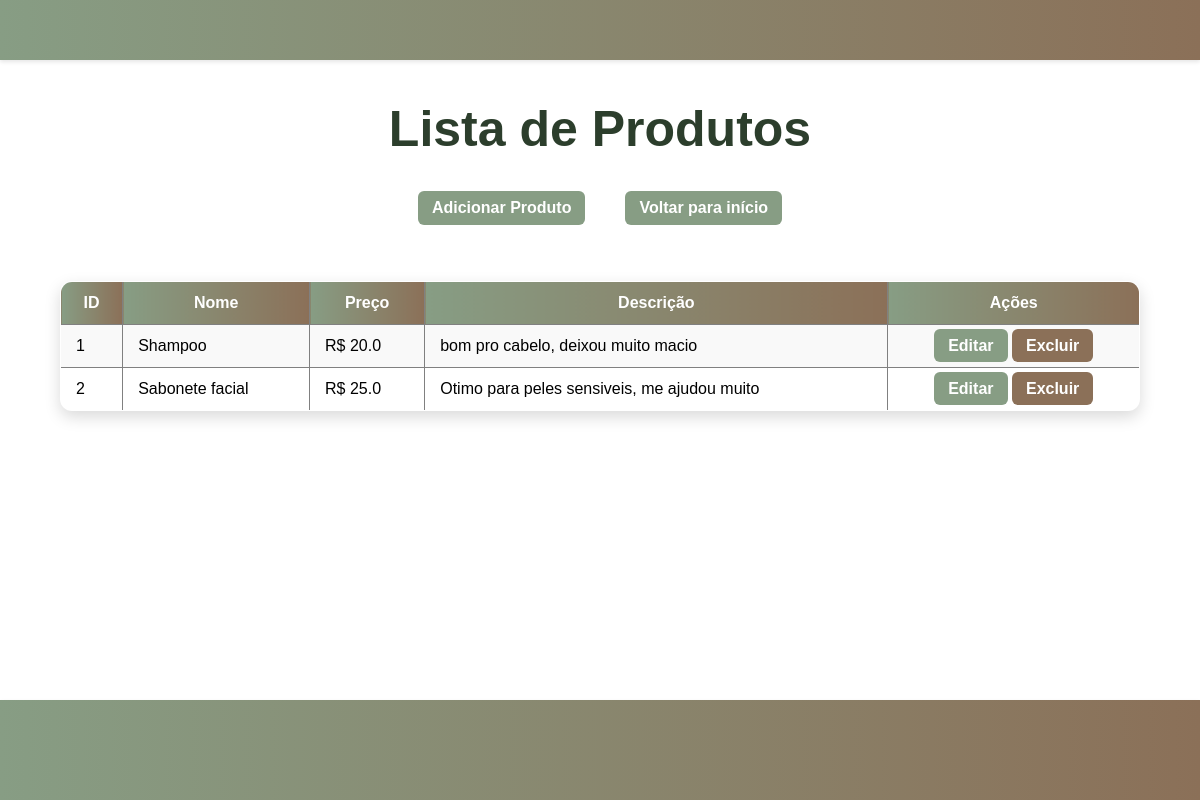
Before: /produtos (signed in) with the older database file.
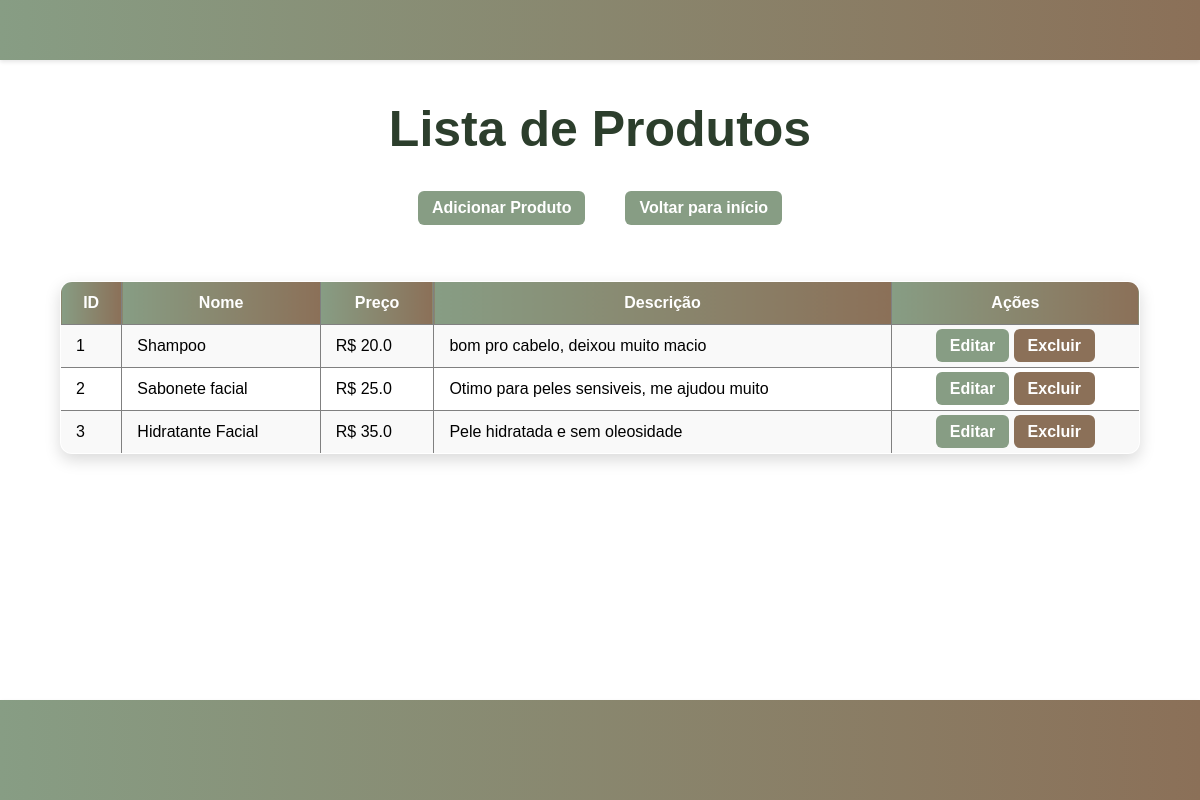
After: the same page with the newer database file.
### app.py (models this page shows)
class Produto(db.Model):
    id = db.Column(db.Integer, primary_key=True)
    nome = db.Column(db.String(100), nullable=False)
    preco = db.Column(db.Float, nullable=False)
    descricao = db.Column(db.String(200), nullable=True)

### app.py (the view)
@app.route('/produtos')
def listar_produtos():
    if 'usuario_id' not in session:
        return redirect(url_for('login'))
    produtos = Produto.query.all()
    return render_template('produtos.html', produtos=produtos)

### templates/produtos.html (shortened to what this page needs)
<!DOCTYPE html>
<html lang="pt-br">
<head>
    <link rel="stylesheet" href="/static/style.css">
</head>
<body>
    <footer class="top-bar"></footer>
    <div class="header">
        <h2>Lista de Produtos</h2>
        <br>
        <div class="botoes">
            <a href="/produtos/novo" class="btn">Adicionar Produto</a>
            <a href="/" class="btn">Voltar para início</a>
        </div>
        <br><br>
    </div>
    {% if produtos %}
        <table border="1" cellpadding="8">
            <tr>
                <th>ID</th>
                <th>Nome</th>
                <th>Preço</th>
                <th>Descrição</th>
                <th>Ações</th>
            </tr>
            {% for produto in produtos %}
            <tr>
                <td>{{ produto.id }}</td>
                <td>{{ produto.nome }}</td>
                <td>R$ {{ produto.preco }}</td>
                <td>{{ produto.descricao }}</td>
                <td class="botoestable">
                    <a href="/produtos/editar/{{ produto.id }}" class="btn">Editar</a>
                    <a href="/produtos/excluir/{{ produto.id }}" class="btn btn-excluir" onclick="return confirm('Tem certeza que deseja excluir?');">Excluir</a>
                </td>
            </tr>
            {% endfor %}
        </table>
    {% else %}
        <p>Nenhum produto cadastrado ainda.</p>
    {% endif %}
    <br>
    <footer class="bottom-bar"></footer>
</body>
</html>

Changed rows visible on the page:
added Produto: id "3", nome "Hidratante Facial", preco "35.0", descricao "Pele hidratada e sem oleosidade"
